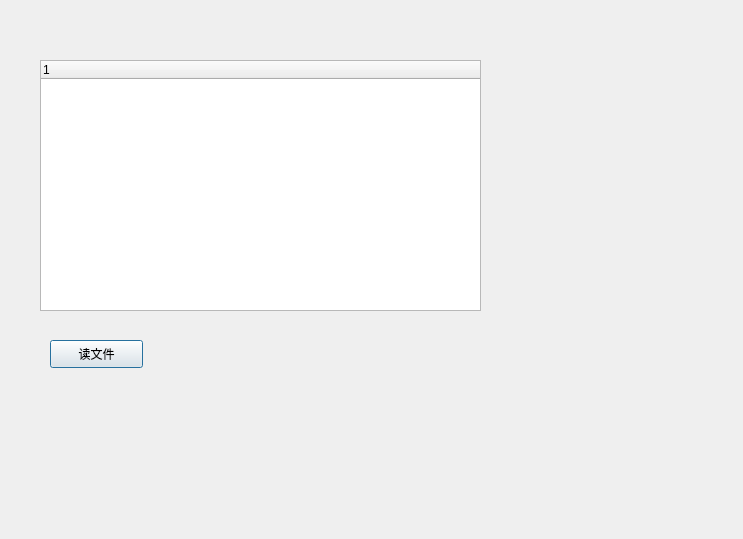
<?xml version="1.0" encoding="UTF-8"?>
<ui version="4.0">
 <class>QTestAddTreeCtrl</class>
 <widget class="QDialog" name="QTestAddTreeCtrl">
  <property name="geometry">
   <rect>
    <x>0</x>
    <y>0</y>
    <width>743</width>
    <height>539</height>
   </rect>
  </property>
  <property name="windowTitle">
   <string>Dialog</string>
  </property>
  <widget class="QTreeWidget" name="treeWidget">
   <property name="geometry">
    <rect>
     <x>40</x>
     <y>60</y>
     <width>441</width>
     <height>251</height>
    </rect>
   </property>
   <column>
    <property name="text">
     <string notr="true">1</string>
    </property>
   </column>
  </widget>
  <widget class="QPushButton" name="pushButton">
   <property name="geometry">
    <rect>
     <x>50</x>
     <y>340</y>
     <width>93</width>
     <height>28</height>
    </rect>
   </property>
   <property name="text">
    <string>读文件</string>
   </property>
  </widget>
 </widget>
 <resources/>
 <connections/>
</ui>
